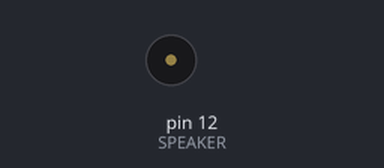
Simulated run of this sketch. Board: Arduino Uno, built with avr-gcc and run on an emulated ATmega328P. Shown: buzzer (waves = sounding).

Above: at 1.4 s.
At 5.04 s:
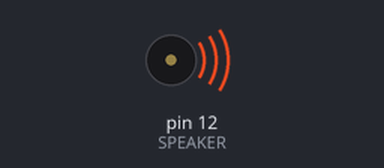
Timing chart, 0 to 7.9 s (numbered marks = the images above):
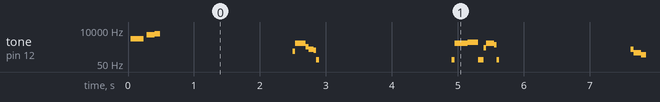

Measured:
- by itself, tone on pin 12 (SPEAKER): plays 2476 Hz for 0.20 s, 4907 Hz for 0.12 s, 5604 Hz for 0.08 s, 365 Hz for 0.04 s, 1258 Hz for 0.16 s, 739 Hz for 0.04 s … (240 notes in this stretch)

The sketch:

ciencia_10.ino
```cpp
/*******************************************************************
  Adafruit Animal - Sound testing module

  Works on Arduino Uno, Leonardo, Mega, Menta, etc.
  can work on Trinket with right pin mapping and no Serial port
 *******************************************************************/

// pins
#define SPEAKER   12   // Piezo Speaker pin (positive, other pin to ground)
#define POT       A0   // for Trinket, use 1 for #2, 3 for #3, 2 for #4
                       //   for Uno/Leo/Mega A0 to A5
// define serial if using debug on Uno/Leo/Mega, Trinket/Gemma comment out
#define SERIAL

void setup() {
#ifdef SERIAL
   Serial.begin(9600);
#endif
  pinMode(SPEAKER,OUTPUT);  // important to set pin as output
}

void loop()  {
//  varyFrequency();  // uncomment to search for correct tone value

// the sounds below are defined - comment out those you do not want or
//   comment out if using varyFrequency() to select play with tones
  chirp();
 delay(30);
  chirp2();
 delay(30);
  chirp3();
  delay(2000);
  meow();
  delay(2000);
  meow2();
  mew();
  delay(2000);
  ruff();
  delay(2000);
  arf();
  delay(2000);

 //scale();  // if you would like to hear the whole frequency
             //   range, you can use this function
}

void varyFrequency() {
//  use potentiometer to produce one tone per value of pot
//  good for getting pitch value to use in making sound routines
  int reading;
  const uint8_t scale = 1; // 1 for high frequencies, scale up to 15 for lowest freqs

  reading = scale * analogRead(POT);
  playTone(reading, 1000);
#ifdef SERIAL
  Serial.print("Freq = ");
  Serial.println(reading);
#endif
}

void chirp() {  // Bird chirp
  for(uint8_t i=200; i>180; i--)
     playTone(i,9);
}

void chirp2() {  // Bird chirp
  for(uint8_t i=300; i>270; i--)
     playTone(i,9);
}

void chirp3() {  // Bird chirp
  for(uint8_t i=100; i>80; i--)
     playTone(i,9);
}

void meow() {  // cat meow (emphasis ow "me")
  uint16_t i;
  playTone(5100,50);        // "m" (short)
  playTone(394,180);        // "eee" (long)
  for(i=990; i<1022; i+=2)  // vary "ooo" down
     playTone(i,8);
  playTone(5100,40);        // "w" (short)
}

void meow2() {  // cat meow (emphasis on "ow")
  uint16_t i;
  playTone(5100,55);       // "m" (short)
  playTone(394,170);       // "eee" (long)
  delay(30);               // wait a tiny bit
  for(i=330; i<360; i+=2)  // vary "ooo" down
     playTone(i,10);
  playTone(5100,40);       // "w" (short)
}

void mew() {  // cat mew
  uint16_t i;
  playTone(5100,55);       // "m"   (short)
  playTone(394,130);       // "eee" (long)
  playTone(384,35);        // "eee" (up a tiny bit on end)
  playTone(5100,40);       // "w"   (short)
}

void ruff() {   // dog ruff
  uint16_t i;
  for(i=890; i<910; i+=2)     // "rrr"  (vary down)
     playTone(i,3);
  playTone(1664,150);         // "uuu" (hard to do)
  playTone(12200,70);         // "ff"  (long, hard to do)
}

void arf() {    // dog arf
  uint16_t i;
  playTone(890,25);          // "a"    (short)
  for(i=890; i<910; i+=2)    // "rrr"  (vary down)
     playTone(i,5);
  playTone(4545,80);         // intermediate
  playTone(12200,70);        // "ff"   (shorter, hard to do)
}

// play tone on a piezo speaker: tone shorter values produce higher frequencies
//  which is opposite beep() but avoids some math delay - similar to code by Erin Robotgrrl

void playTone(uint16_t tone1, uint16_t duration) {
  if(tone1 < 50 || tone1 > 15000) return;  // these do not play on a piezo
  for (long i = 0; i < duration * 1000L; i += tone1 * 2) {
     digitalWrite(SPEAKER, HIGH);
     delayMicroseconds(tone1);
     digitalWrite(SPEAKER, LOW);
     delayMicroseconds(tone1);
  }
}

// another sound producing function similar to http://web.media.mit.edu/~leah/LilyPad/07_sound_code.html
void beep (int16_t frequencyInHertz, long timeInMilliseconds) {
    long x;
    long delayAmount = (long)(1000000/frequencyInHertz);
    long loopTime = (long)((timeInMilliseconds*1000)/(delayAmount*2));
    for (x=0;x<loopTime;x++) {
       digitalWrite(SPEAKER,HIGH);
       delayMicroseconds(delayAmount);
       digitalWrite(SPEAKER,LOW);
       delayMicroseconds(delayAmount);
    }
}

void scale() {
  for(uint16_t i=50; i<15000; i+=10)  {
     playTone(i,20);
  }
}
```
